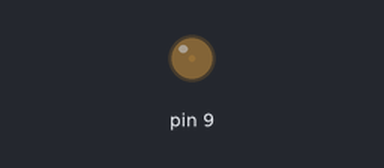
The sketch below on a simulated Arduino Uno, built with avr-gcc and run on an emulated ATmega328P. Shown: output pins drawn as LEDs (lit = HIGH). What the sketch prints to the serial monitor is not drawn.

Above: at 0.05 s.
At 1.0 s:
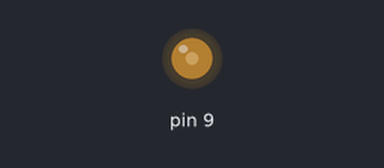
At 2.0 s:
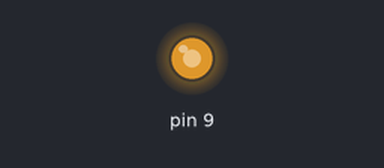
Timing chart, 0 to 4.7 s (numbered marks = the images above):
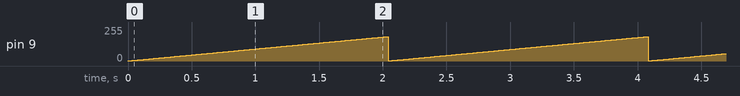

The sketch:

Q1.ino
```cpp
void setup(){
  unsigned char counter = 0;
  Serial.begin(9600);

  while (1)
  {
    counter = 0;
    while(counter < 183) {
      counter++;
      Serial.println(counter);
      analogWrite(9, counter);
      delay(11);
    }
  }
}
```

Measured:
- by itself, pin 9: ramps from 1/255 to 183/255 and jumps back, once every 2.0 s
